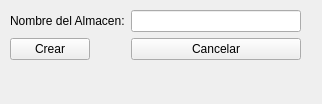
<?xml version="1.0" encoding="UTF-8"?>
<ui version="4.0">
 <class>Form</class>
 <widget class="QWidget" name="Form">
  <property name="geometry">
   <rect>
    <x>0</x>
    <y>0</y>
    <width>322</width>
    <height>104</height>
   </rect>
  </property>
  <property name="windowTitle">
   <string>Crear Nuevo Almacen</string>
  </property>
  <widget class="QWidget" name="formLayoutWidget">
   <property name="geometry">
    <rect>
     <x>10</x>
     <y>10</y>
     <width>291</width>
     <height>80</height>
    </rect>
   </property>
   <layout class="QFormLayout" name="formLayout">
    <item row="0" column="0">
     <widget class="QLabel" name="label">
      <property name="text">
       <string>Nombre del Almacen:</string>
      </property>
     </widget>
    </item>
    <item row="0" column="1">
     <widget class="QLineEdit" name="lineEdit"/>
    </item>
    <item row="1" column="0">
     <widget class="QPushButton" name="pushButton">
      <property name="text">
       <string>Crear</string>
      </property>
     </widget>
    </item>
    <item row="1" column="1">
     <widget class="QPushButton" name="pushButton_2">
      <property name="text">
       <string>Cancelar</string>
      </property>
     </widget>
    </item>
   </layout>
  </widget>
 </widget>
 <resources/>
 <connections>
  <connection>
   <sender>lineEdit</sender>
   <signal>returnPressed()</signal>
   <receiver>pushButton</receiver>
   <slot>setFocus()</slot>
   <hints>
    <hint type="sourcelabel">
     <x>231</x>
     <y>23</y>
    </hint>
    <hint type="destinationlabel">
     <x>50</x>
     <y>54</y>
    </hint>
   </hints>
  </connection>
  <connection>
   <sender>pushButton</sender>
   <signal>clicked()</signal>
   <receiver>Form</receiver>
   <slot>createStock()</slot>
   <hints>
    <hint type="sourcelabel">
     <x>50</x>
     <y>54</y>
    </hint>
    <hint type="destinationlabel">
     <x>160</x>
     <y>51</y>
    </hint>
   </hints>
  </connection>
  <connection>
   <sender>pushButton_2</sender>
   <signal>clicked()</signal>
   <receiver>Form</receiver>
   <slot>close()</slot>
   <hints>
    <hint type="sourcelabel">
     <x>231</x>
     <y>54</y>
    </hint>
    <hint type="destinationlabel">
     <x>160</x>
     <y>51</y>
    </hint>
   </hints>
  </connection>
 </connections>
 <slots>
  <slot>createStock()</slot>
 </slots>
</ui>
